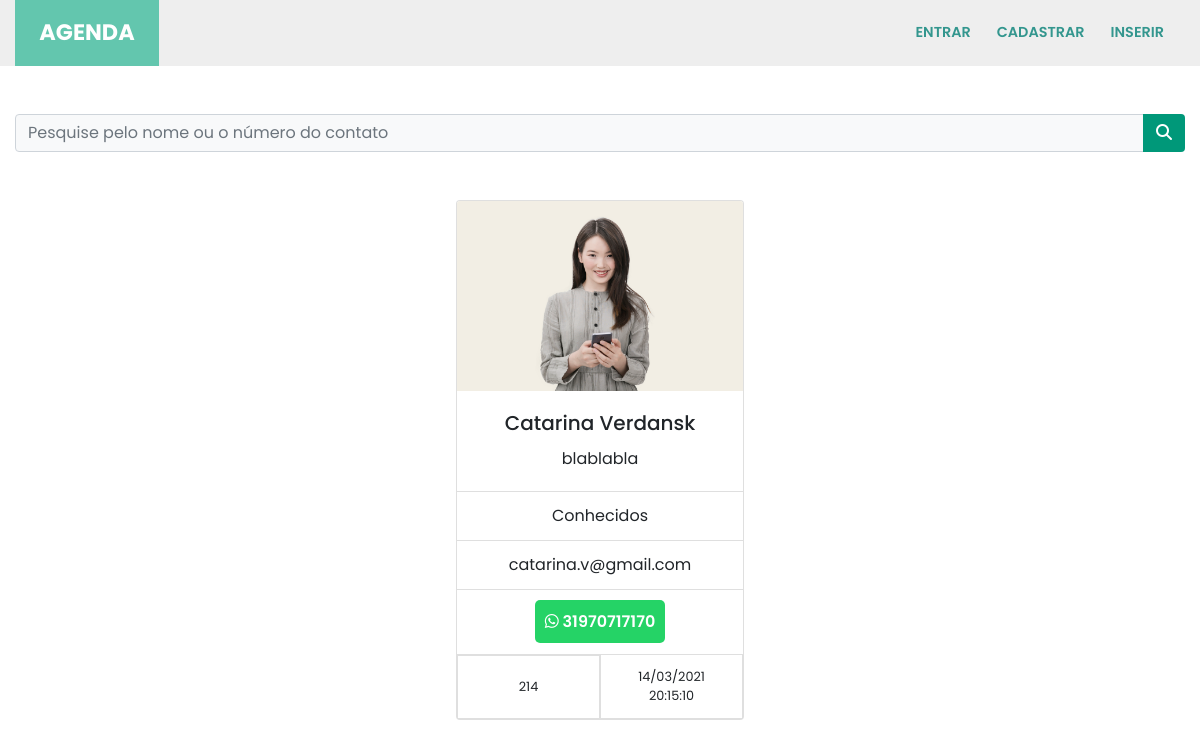
The page /214 on the database its author committed.
### contatos/models.py (models this page shows, shortened)
class Contato(models.Model):
    nome = models.CharField(max_length=150)
    sobrenome = models.CharField(max_length=255, blank=True)
    telefone = models.CharField(max_length=255)
    email = models.CharField(max_length=255, blank=True)
    data_criacao = models.DateTimeField(default=timezone.now)
    descricao = models.TextField(blank=True)
    categoria = models.ForeignKey(Categoria, on_delete=models.DO_NOTHING)
    mostrar = models.BooleanField(default=True)
    foto = models.ImageField(blank=True, upload_to='fotos/%Y/%m/')

class Categoria(models.Model):
    nome = models.CharField(max_length=255)
    def __str__(self):
        return self.nome

### contatos/views.py (the view)
# urls.py: path('<int:contato_id>', views.ver_contato, name='ver_contato'),
def ver_contato(request, contato_id):
    contato = get_object_or_404(Contato, id=contato_id)
    if not contato.mostrar:
        raise Http404()
    return render(request, 'contatos/ver_contato.html', {
        'contato': contato
    })

### contatos/templates/contatos/ver_contato.html (shortened to what this page needs)
{% extends 'base.html' %}
{%block conteudo%}
<div class="card text-center my-3 d-block mx-auto" style="width: 18rem;">
    {% if contato.foto %}
    <img src="{{ contato.foto.url }}" class="card-img-top" alt="foto de perfil">
    {% endif %}
    <div class="card-body">
        <h5 class="card-title">
            {{ contato.nome }} {{ contato.sobrenome }}
        </h5>
        <p class="card-text">
            {{ contato.descricao }}
        </p>
    </div>
    <ul class="list-group list-group-flush">
        <li class="list-group-item">
            {{ contato.categoria }}
        </li>
        <li class="list-group-item">
            {{ contato.email }}
        </li>
    </ul>
    <div class="card-body">
        <a id="wpp" target="_blank" href="https://api.whatsapp.com/send?phone=15551234567">
            <i class="fab fa-whatsapp"></i>
            {{ contato.telefone }}
        </a>
    </div>
    <ul class="list-group list-group-flush">
        <div class="column d-flex">
            <small class="list-group-item w-100 d-flex align-items-center justify-content-center">
                {{ contato.id }}
            </small>
            <small class="list-group-item w-100">
                {{ contato.data_criacao|date:'d/m/Y H:i:s' }}
            </small>
        </div>
    </ul>
</div>
</div>
{%endblock%}

### templates/static/style/style.css (style rules this page uses)
html { scroll-behavior: smooth; }
* { margin: 0; padding: 0; font-family: 'Poppins', sans-serif; }
#wpp { background-color: #25D366; border-radius: 5px; color: white; padding: 10px; font-weight: 600; text-decoration: none !important; }
.card-img-top { max-width: 100%; height: auto; }

### rows shown on the page
Contato: foto (picture), nome "Catarina", sobrenome "Verdansk", descricao "blablabla", categoria "Conhecidos", email "catarina.v@gmail.com", telefone "31970717170", id "214", data_criacao "14/03/2021 20:15:10"
